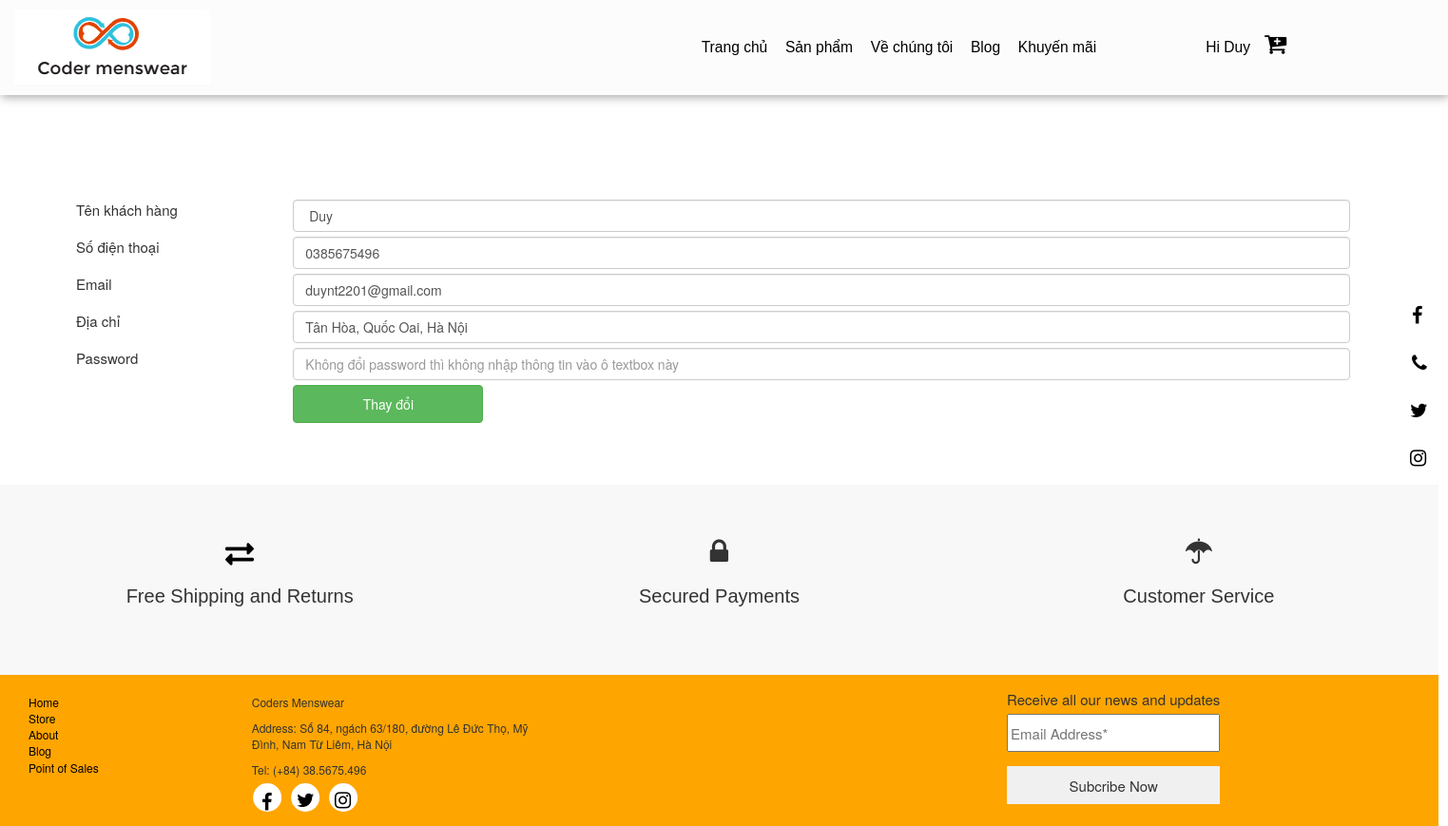
Page /Frontend/index.php?controller=account&action=change&id=3 (signed in) on the committed database.
### tables this page shows
CREATE TABLE `customers` (
  `id` int(11) NOT NULL,
  `name` varchar(500) NOT NULL,
  `email` varchar(500) NOT NULL,
  `address` varchar(500) NOT NULL,
  `phone` varchar(500) NOT NULL,
  `password` varchar(500) NOT NULL
);

### Frontend/Controllers/AccountController.php (called while the page is built, shortened)
<?php
    include "Models/AccountModel.php";
    class AccountController extends AccountModel{
		public function change()
		{
			$id = isset($_GET["id"]) ? $_GET["id"]:0;
			$action = "index.php?controller=account&action=updatePost&id=$id";
			include "Views/CustomersView.php";
		}
    }
?>

### Frontend/Models/AccountModel.php (called while the page is built, shortened)
<?php
    class AccountModel{
		public function modelGetAccount($id)
		{
			$conn = Connection::getInstance();
			$query = $conn->query("select * from customers where id = $id");
			return $query->fetch();
		}
    }
?>

### Frontend/Views/CustomersView.php (the view, shortened to what this page needs)
<div style="margin-top:100px;" class="col-md-12">
    <div class=" panel-primary">
        <div class="panel-body">
            <?php
                include_once "Models/AccountModel.php";
                $obj = new AccountModel();
                $cus_id = $_SESSION["customerId"];
                $record = $obj->modelGetAccount($cus_id);
            ?>
        <form method="post" action="<?php echo $action; ?>">
            <div class="row" style="margin-top:5px;">
                <div class="col-md-2">Tên khách hàng</div>
                <div class="col-md-10">
                    <input type="text" value="<?php echo $record->name;?>" name="name" class="form-control" required>
                </div>
            </div>
            <div class="row" style="margin-top:5px;">
                <div class="col-md-2">Số điện thoại</div>
                <div class="col-md-10">
                    <input type="text" value="<?php echo $record->phone; ?>" name="phone" class="form-control" required>
                </div>
            </div>
            <div class="row" style="margin-top:5px;">
                <div class="col-md-2">Email</div>
                <div class="col-md-10">
                    <input type="email" value="<?php echo $record->email; ?>" name="email" class="form-control" required>
                </div>
            </div>
            <div class="row" style="margin-top:5px;">
                <div class="col-md-2">Địa chỉ</div>
                <div class="col-md-10">
                    <input type="text" value="<?php echo isset($record->email)?$record->address:""; ?>" name="address" class="form-control" required>
                </div>
            </div>
            <div class="row" style="margin-top:5px;">
                <div class="col-md-2">Password</div>
                <div class="col-md-10">
                    <input type="password" class="form-control" name="password" <?php if(isset($record->email)): ?> placeholder="Không đổi password thì không nhập thông tin vào ô textbox này" <?php else: ?> required <?php endif; ?>>
                </div>
            </div>
            <div class="row" style="margin-top:5px;">
                <div class="col-md-2"></div>
                <div class="col-md-10">
                    <input type="submit" value="Thay đổi" class="btn btn-success">
                </div>
            </div>
        </form>
        </div>
    </div>
</div>

### Frontend/Views/CustomersView.php (style rules this page uses)
.col-md-2 { font-size:15px; }
input { margin-left: 0; height: 40px; width: 200px; }

### rows in the picture
customers: name "Duy", phone "0385675496", email "duynt2201@gmail.com", address "Tân Hòa, Quốc Oai, Hà Nội"

### other values in the picture
$_SESSION["customerName"] "Duy"
